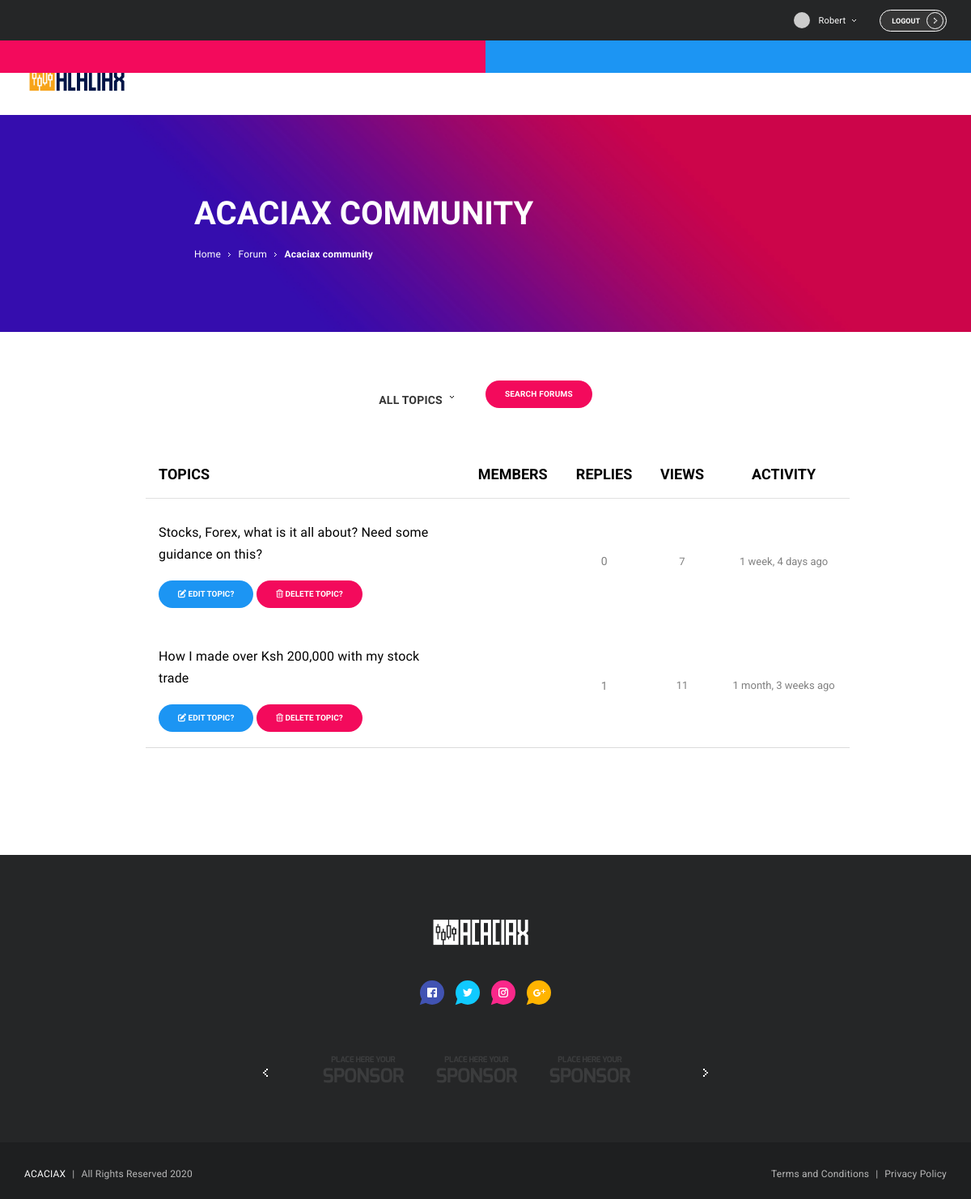
Screenshot of /forum/1/ (signed in) with the database file from the repository.
### forum/models.py (models this page shows, shortened)
class Category(models.Model):
    name = models.CharField(max_length=30, unique=True)
    description = models.CharField(max_length=100)

class Topic(models.Model):
    subject = models.CharField(max_length=255)
    category = models.ForeignKey(Category, related_name='topics', on_delete=models.CASCADE)
    starter = models.ForeignKey(User, related_name='topics', on_delete=models.CASCADE)
    last_updated = models.DateTimeField(auto_now_add=True)
    updated_by = models.ForeignKey(User, related_name='+', on_delete=models.CASCADE, null=True, blank=True)
    views = models.PositiveIntegerField(default=0)

### forum/views.py (the view, shortened to what this page needs)
# urls.py: re_path(r'^forum/(?P<pk>\d+)/$', views.TopicListView.as_view(), name='category_topics'),
class TopicListView(ListView):
    model = Topic
    context_object_name = 'topics'
    template_name = 'forum-topics.html'
    paginate_by = 10
    def get_context_data(self, **kwargs):
        kwargs['category'] = self.category
        return super().get_context_data(**kwargs)
    def get_queryset(self):
        self.category = get_object_or_404(Category, pk=self.kwargs.get('pk'))
        queryset = self.category.topics.order_by('-last_updated').annotate(replies=Count('posts') - 1)
        return queryset

### forum/templatetags/gravatar.py (called while the page is built)
@register.filter
def gravatar(user):
    email = user.email.lower().encode('utf-8')
    default = 'mm'
    size = 256
    url = 'https://www.gravatar.com/avatar/{md5}?{params}'.format(
        md5=hashlib.md5(email).hexdigest(),
        params=urlencode({'d': default, 's': str(size)})
    )
    return url

### templates/forum-topics.html (shortened to what this page needs)
{% extends 'base.html' %}
{% load static %}
{% load humanize %}
{% block content_forum_topics %}
  <div class="banner-wrap game-review">
    <div class="banner grid-limit cstm-width-60">
      <h2 class="banner-title text-left">{{ category.name }}</h2>
      <p class="banner-sections text-left">
        <span class="banner-section">Home</span>
        <svg class="arrow-icon">
          <use xlink:href="#svg-arrow"></use>
        </svg>
        <a href="{% url 'forum' %}"><span class="clr-whte banner-section">Forum</span></a>
        <svg class="arrow-icon">
          <use xlink:href="#svg-arrow"></use>
        </svg>
        <span class="banner-section"><strong>{{ category.name }}</strong></span>
      </p>
    </div>
  </div>
  <div class="layout-content-1 grid-limit cstm-width-70">
    <div class="filters-row">
      <div class="dropdown-simple-wrap">
        <div id="filter-01-dropdown-trigger" class="dp-current-option">
          <div id="filter-01-dropdown-option-value" class="dp-current-option-value">
            <p class="dp-option-text">All Topics</p>
          </div>
          <svg class="arrow-icon">
            <use xlink:href="#svg-arrow"></use>
          </svg>
        </div>
      </div>
      <div class="forum-actions">
        <div class="dropdown-simple-wrap">
          <div id="forums-search-dropdown-trigger" class="current-option">
            <p class="button small red">Search Forums</p>
          </div>
        </div>
      </div>
    </div>
        <div class="table-responsive-vertical grid3-1col">
          <table id="table" class="table forum-table-topics no-brdr-space table-hover table-mc-light-blue">
              <thead>
                <tr class="capitalize">
                  <th class="forum-header-title text-left">Topics</th>
                  <th class="forum-header-title text-center">Members</th>
                  <th class="forum-header-title text-center">Replies</th>
                  <th class="forum-header-title text-center">Views</th>
                  <th class="forum-header-title text-center">Activity</th>
                </tr>
              </thead>
              <tbody>
                {% for topic in topics %}
                  <tr>
                    <td class="category-title" data-title="Catergory">
                      <a href="{% url 'topic_posts' category.pk topic.pk %}"><p style="font-size: 16px; color: black;" class="cstm-width-a">{{ topic.subject }}</p></a>
                      {% if topic.starter == user or request.user.is_superuser %}
                      <br>
                      <div class="mt-3">
                        <a href="{% url 'edit_topic' topic.category.pk topic.pk %}"
                           class="button small blue"
                           role="button"><i class="fas fa-edit"></i> Edit topic?</a>
                        <form action="{% url 'delete_topic' topic.category.pk topic.pk %}" method="post" style="display: inline;">
                          <button type="submit" onclick="return confirm('Are you sure you want to delete comment?');" class="button small red"><i class="far fa-trash-alt"></i> Delete topic?</button>
                        </form>
                      </div>
                      {% endif %}
                    </td>
                    <td class="topics-count fnt-w8-800" data-title="Topics">
                    </td>
                    <td class="forum-posts-count fnt-sze-14 text-center" data-title="Posts">
                      {{ topic.replies }}
                    </td>
                    <td class="forum-latest clr_black text-center" data-title="Actual">
                      {{ topic.views }}
                    </td>
                    <td class="forum-latest clr_black text-center" data-title="Actual">
                      {{ topic.last_updated|naturaltime }}
                    </td>
                  </tr>
                {% endfor %}
              </tbody>
            </table>
          </div>
  </div>
  {% endblock content_forum_topics %}

### templates/navbar/navbar.html (shortened to what this page needs)
{% load static %}
{% load gravatar %}
  <div class="header-wrap">
    <div class="header grid-limit">
      <div class="widget-selectables float_right">
        {% if user.is_authenticated %}
        <div class="widget-options-wrap">
          <div id="account-dropdown-trigger" class="current-option">
            <div class="current-option-value">
              <img class="widget-option-img user-avatar micro" src="{{ user|gravatar }}" alt="avatar-01">
              <p class="widget-option-text cstm-camel-case">{{ user.username }}</p>
            </div>
            <svg class="arrow-icon">
              <use xlink:href="#svg-arrow"></use>
            </svg>
          </div>
        </div>
        <a href="{% url 'logout' %}" class="button tiny hidden-xs logout-btn log-button">
            Logout
            <div class="button-ornament cstm-btn-ornament">
              <svg class="arrow-icon">
                <use xlink:href="#svg-arrow"></use>
              </svg>
            </div>
          </a>
        {% endif %}
      </div>
    </div>
  </div>
  <nav class="navigation-wrap void">
    <div class="navigation grid-limit">
      <div class="logo">
        <a href="{% url 'home' %}">
          <figure class="logo-img">
              <img src="{% static 'img/acaciax/logo/full-logo.png' %}" alt="Logo">
          </figure>
        </a>
      </div>
    </div>
  </nav>

### static/css/tables.css (style rules this page uses)
.table { width: 100%; max-width: 100%; margin-bottom: 2rem; background-color: #fff; font-family: "Roboto",sans-serif; }
.table > thead > tr, .table > tbody > tr, .table > tfoot > tr { -webkit-transition: all 0.3s ease; -o-transition: all 0.3s ease; transition: all 0.3s ease; }
.table > thead > tr > th, .table > tbody > tr > th, .table > tfoot > tr > th, .table > thead > tr > td, .table > tbody > tr > td, .table > tfoot > tr > td { text-align: left; padding: 1rem 0rem; vertical-align: center; border-top: 0; -webkit-transition: all 0.3s ease; -o-transition: all 0.3s ease; transition: all 0.3s ease; }
.table > thead > tr > th { font-weight: 700; color: black; vertical-align: bottom; border-bottom: 1px solid rgba(0, 0, 0, 0.12); }
.table > caption + thead > tr:first-child > th, .table > colgroup + thead > tr:first-child > th, .table > thead:first-child > tr:first-child > th, .table > caption + thead > tr:first-child > td, .table > colgroup + thead > tr:first-child > td, .table > thead:first-child > tr:first-child > td { border-top: 0; }

### static/css/custom_css.css (style rules this page uses)
.header { display: inherit; }
.float_right { float: right; }
html { scroll-behavior: smooth; }
span { font-family: "Exo",sans-serif!important; letter-spacing: 0.2px; }
p { font-size: 1.0em; padding-top: 8px; font-family: "Exo",sans-serif!important; letter-spacing: 0.2px; }
.widget-options-wrap .current-option-value .widget-option-text { line-height: 35px; }
.logout-btn { border:1px solid #fff; }
.cstm-btn-ornament { background-color: transparent!important; border: 1px solid #fff; top: 2px!important; }
.cstm-btn-ornament .arrow-icon { top: 6px!important; left: 8px!important; width: 5px; height: 7px; }
.topics-count { font-size: 14px; color: gray; }
.forum-posts-count { color: gray; font-size: 13px; }
.forum-latest { color: gray; font-size: 13px; }
.cstm-camel-case { text-transform: capitalize; }
.text-left { text-align: left!important; }
.cstm-width-60 { width: 60%; }
.cstm-width-70 { width: 70%; }
.fnt-sze-14 { font-size: 14px; }
.filters-row { border-bottom: unset; }
.dp-option-text { font-size: 14px!important; }
.capitalize { text-transform: uppercase; }
.text-center { text-align: center!important; }
.no-brdr-space { border-spacing: 0px!important; }
.cstm-width-a { max-width: 350px; word-wrap: break-word; }
.fnt-w8-800 { font-weight: 800; }
.forum-table-topics > thead > tr > th, .forum-table-topics > tbody > tr > th, .forum-table-topics > tfoot > tr > th, .forum-table-topics > thead > tr > td, .forum-table-topics > tbody > tr > td, .forum-table-topics > tfoot > tr > td { padding: 1.2rem 1rem; }
.forum-header-title { font-size: 18px; }
.header .widget-selectables:last-child .widget-options-wrap { display: unset; }
.header .widget-selectables .widget-option-img { display: unset; }
.logo .logo-img { width: 130px }
.clr-whte { color: #FFF; }

### rows the page displays
Category: name "ACACIAX COMMUNITY", name "Acaciax community"
Topic: subject "Stocks, Forex, what is it all about? Need some guidance on this?", shows "EDIT TOPIC?", replies "0", views "7", last_updated "1 week, 4 days ago"
Topic: subject "How I made over Ksh 200,000 with my stock trade", shows "EDIT TOPIC?", replies "1", views "11", last_updated "1 month, 3 weeks ago"

### other values shown
{{ user.username }} "Robert"
